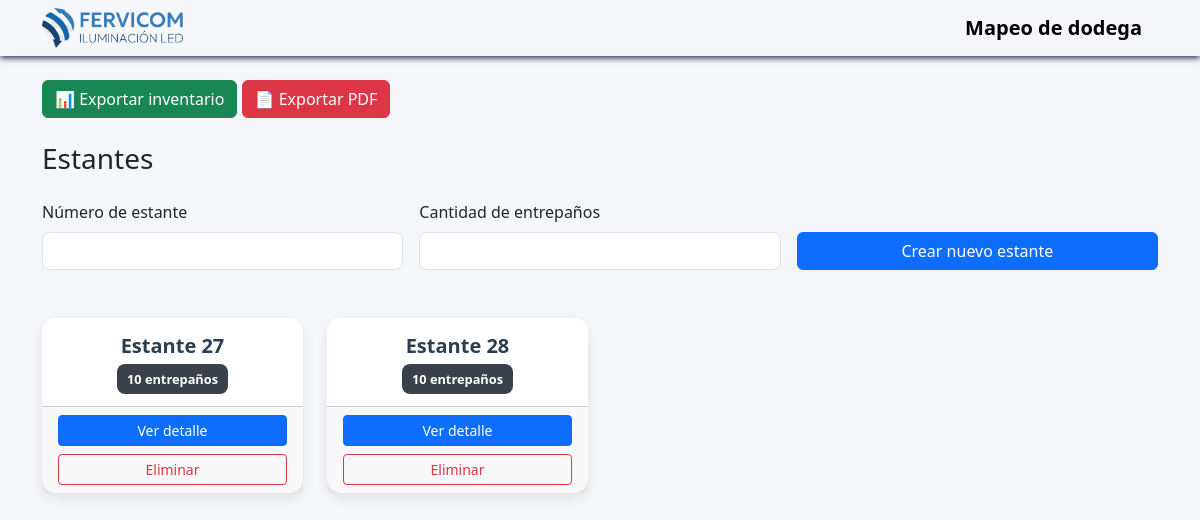
Before: / with the older database file.
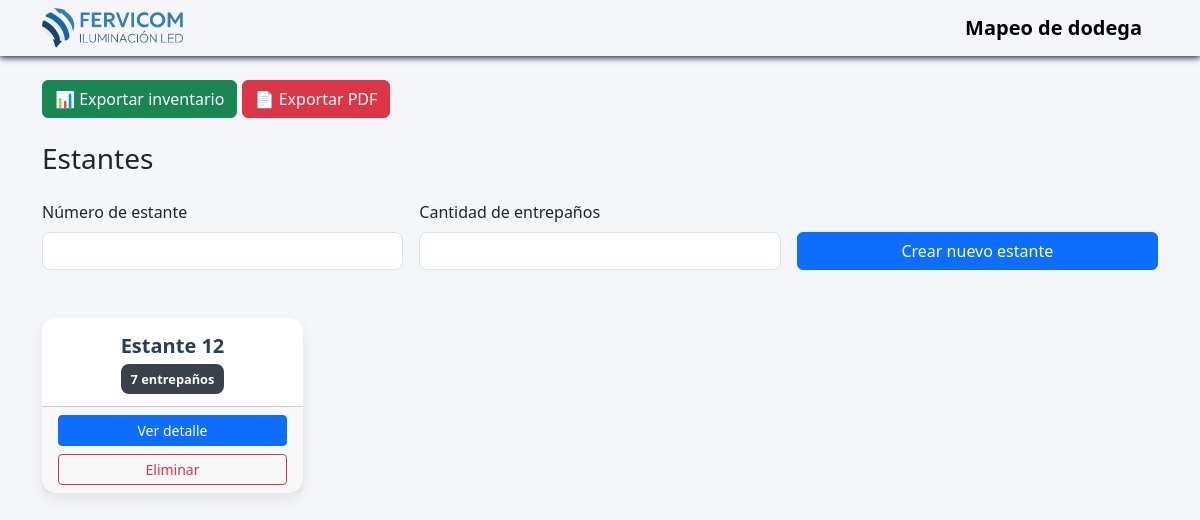
After: the same page with the newer database file.
### models.py (models this page shows)
class Estante(db.Model):
    __tablename__ = "estantes"
    id = db.Column(db.Integer, primary_key=True)
    numero = db.Column(db.Integer, nullable=False, unique=True)
    total_entrepanos= db.Column(db.Integer,nullable=False)
    entrepano = db.relationship(
        "Entrepano",
        backref="estante",
        cascade="all, delete-orphan"
    )

### app.py (the view, shortened to what this page needs)
@app.route("/",methods=["GET","POST"])
def estantes():
    estantes = Estante.query.order_by(Estante.numero).all()
    return render_template("estantes.html", estantes=estantes)

### templates/estantes.html (shortened to what this page needs)
{% extends "base.html" %}
{% block content %}
<h3 class="mb-4">Estantes</h3>
<div>
    <form method="POST" class="row g-3 mb-5">
        <div class="col-md-4">
            <label class="form-label">Número de estante</label>
            <input type="number" name="numero" class="form-control" required>
        </div>
        <div class="col-md-4">
            <label class="form-label">Cantidad de entrepaños</label>
            <input type="number" name="total_entrepanos" min="1" max="10" class="form-control" required>
        </div>
        <div class="col-md-4 d-flex align-items-end">
            <button class="btn btn-primary w-100">Crear nuevo estante</button>
        </div>
    </form>
</div>
<div class="row">
    {% for estante in estantes %}
    <div class="col-12 col-sm-6 col-md-4 col-lg-3">
        <div class="card h-100 text-center">
            <div class="card-body">
                <h5 class="card-title">Estante {{ estante.numero }}</h5>
                <span class="badge-count">
                    <b>{{ estante.entrepano|length }} entrepaños</b>
                </span>
            </div>
            <div class="card-footer d-grid gap-2">
                <a href="{{ url_for('detalle_estante', estante_id=estante.id) }}"
                   class="btn btn-primary btn-sm">
                    Ver detalle
                </a>
                <form method="POST"
                      action="{{ url_for('eliminar_estante', estante_id=estante.id) }}">
                    <button class="btn btn-outline-danger btn-sm">
                        Eliminar
                    </button>
                </form>
            </div>
        </div>
    </div>
    {% endfor %}
</div>
{% endblock %}

Changed rows visible on the page:
removed Estante: numero "28", entrepano|length "10"
changed Estante: numero "27" → "12"; entrepano|length "10" → "7"
